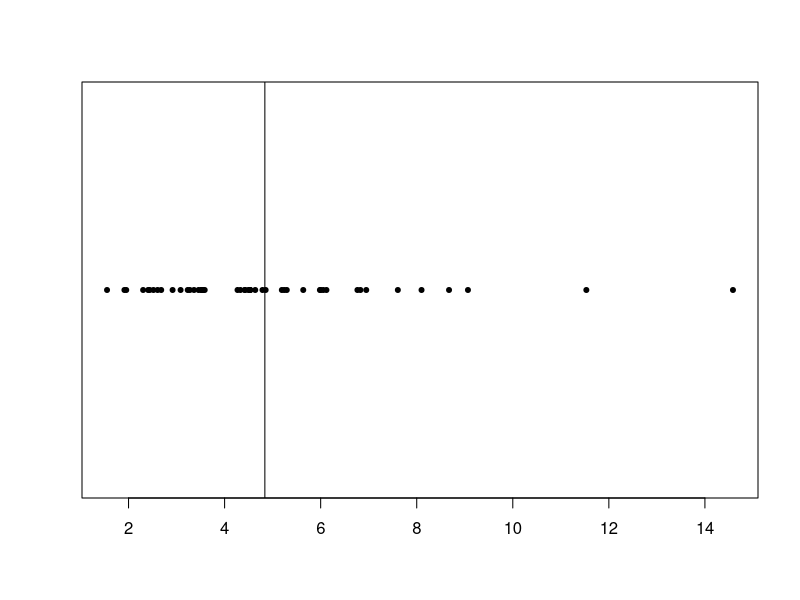

R code for this plot:
## ---- chunk 1
knitr::opts_chunk$set(echo = TRUE)
## ---- chunk 2
myFunction = function(data,na.rm=T,abline="mean"){
  mean_data = mean(data, na.rm = na.rm)
  median_data = median(data, na.rm = na.rm)
  stripchart(data,pch =20)
  if (abline == "mean"){
    abline(v = mean_data)
  }
  else{
    abline(v = median_data)
  }
  central = c(mean_data, median_data, as.numeric(sum(is.na(data))))
  names(central) = c("Mean","Median","Number of NAs")
  print(central)
}


set.seed(1234)
my_data <- c(rgamma(50, shape = 5, rate = 1), NA)

myFunction(my_data, na.rm=T)
## ---- chunk 3
mean_sd = function(x, ...){
  c(mean(x, ...), sd = sd(x, ...))
}

apply(airquality, 2, function(x){by(x, list(toohot = airquality$Temp > 85), mean_sd)})
## ---- chunk 4
lapply(beaver1, mean)
## ---- chunk 5
matrix(c(rep(1, 3), rep(2, 3), rep(3, 3)),nrow=3,ncol=3)
## ---- chunk 6
mapply(rep,1:3,3)
## ---- chunk 7
response = c(1,5,8,3,7)

many_medians = replicate(10000, median(sample(response, size = 5, replace = T)))
var(many_medians)
